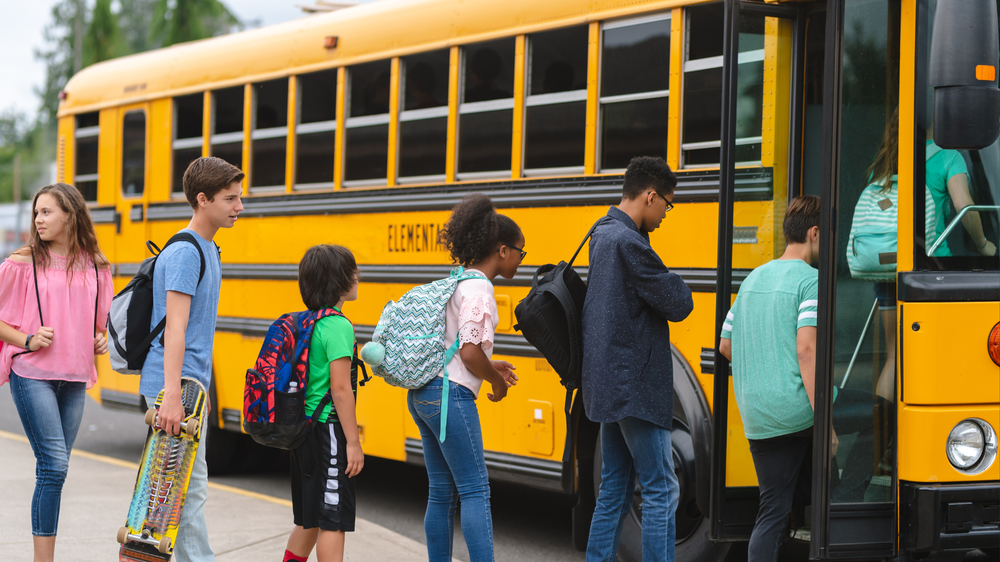
#> input picture images/image3.png, 1000 x 562 px, shrunk from 1920 x 1080 before the run
$ python crop_image.py
#> lines starting #> are read from the running program, lines starting #| are printed output that depends on the picture
import cv2

image = cv2.imread('../images/image3.png')
#> image is the input picture: shape (562, 1000, 3); mean B, G, R 78.5, 107.6, 119.9
print("Original Image shape: ", image.shape)
#| Original Image shape:  (562, 1000, 3)

# first parameter is height, second parameter is width
cropped_image = image[0:100, 200:500]
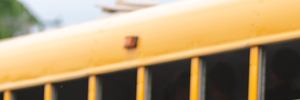
#> cropped_image: shape (100, 300, 3); mean B, G, R 113.2, 153.7, 178.1
print("Cropped Image shape: ", cropped_image.shape)
#| Cropped Image shape:  (100, 300, 3)

cv2.imshow('Original image', image)
cv2.imshow('Cropped image', cropped_image)
cv2.waitKey(0)
